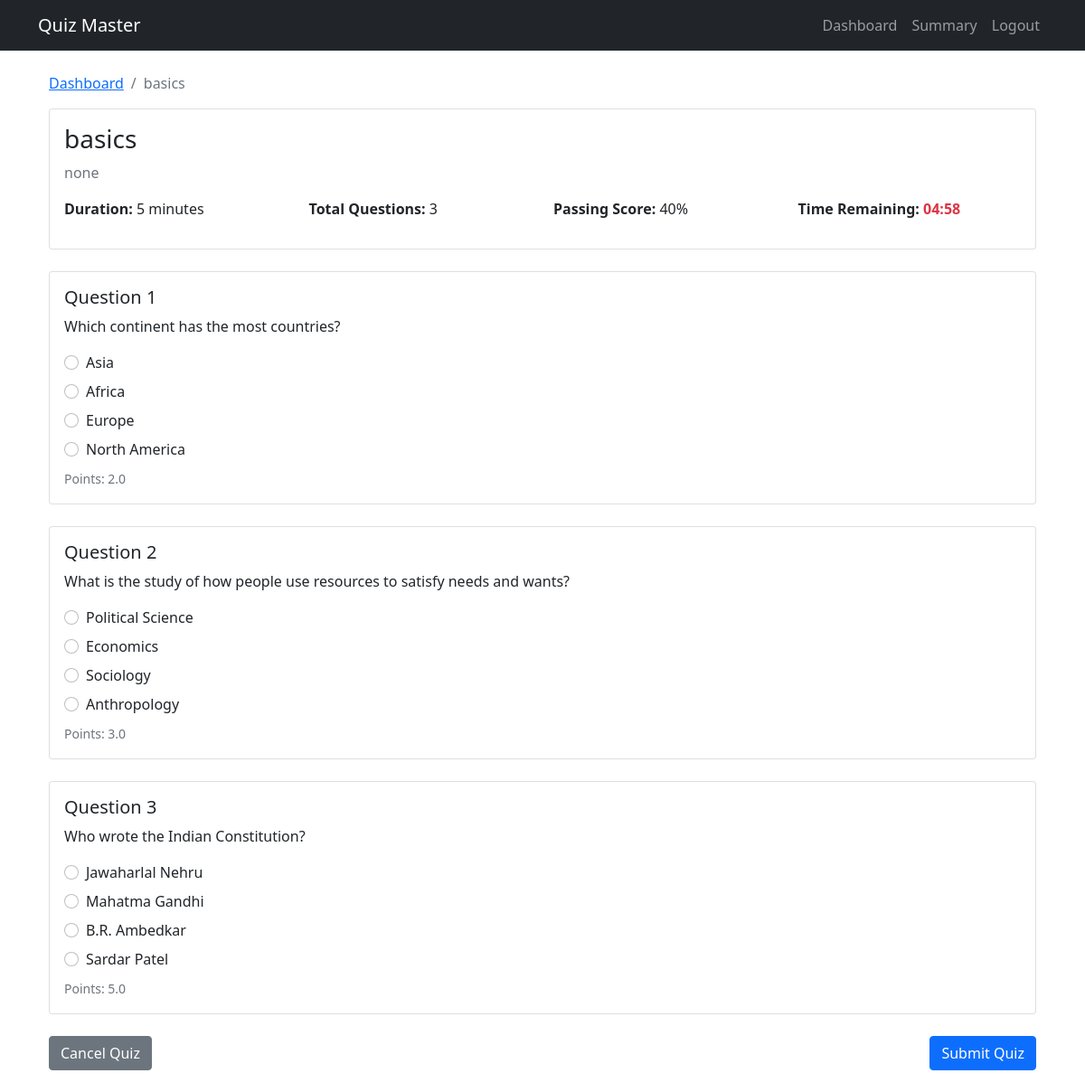
The app's page /quizzes/1 (signed in) with its own data.
### backend/models.py (models this page shows)
class Quiz(db.Model):
    __tablename__ = 'quizzes'
    id = db.Column(db.Integer, primary_key=True)
    chapter_id = db.Column(db.Integer, db.ForeignKey('chapters.id'), nullable=False)
    title = db.Column(db.String(200), nullable=False)
    remarks = db.Column(db.String)
    duration_minutes = db.Column(db.Integer, nullable=False, default=30)
    passing_percentage = db.Column(db.Integer, nullable=False, default=60)
    is_active = db.Column(db.Boolean, default=True)
    chapter = relationship('Chapter', back_populates='quizzes')
    questions = relationship('Question', back_populates='quiz', cascade='all, delete-orphan')
    scores = relationship('Score', back_populates='quiz', cascade='all, delete-orphan')

class Question(db.Model):
    __tablename__ = 'questions'
    id = db.Column(db.Integer, primary_key=True)
    quiz_id = db.Column(db.Integer, db.ForeignKey('quizzes.id'), nullable=False)
    question_statement = db.Column(db.Text, nullable=False)
    option1 = db.Column(db.Text, nullable=False)
    option2 = db.Column(db.Text, nullable=False)
    option3 = db.Column(db.Text, nullable=False)
    option4 = db.Column(db.Text, nullable=False)
    correct_option = db.Column(db.Integer, nullable=False)
    points = db.Column(db.Float, default=1.0)
    quiz = relationship('Quiz', back_populates='questions')

### backend/controllers.py (the view)
@app.route('/quizzes/<int:quiz_id>')
def take_quiz(quiz_id):
    if 'user_id' not in session:
        return redirect(url_for('login'))
    quiz = Quiz.query.get_or_404(quiz_id)
    return render_template('quiz/take_quiz.html', quiz=quiz)

### templates/quiz/take_quiz.html (shortened to what this page needs)
{% extends "base.html" %}
{% block content %}
<div class="container">
    <nav aria-label="breadcrumb">
        <ol class="breadcrumb">
            <li class="breadcrumb-item"><a href="{{ url_for('dashboard', username=session.get('username')) }}">Dashboard</a></li>
            <li class="breadcrumb-item active">{{ quiz.title }}</li>
        </ol>
    </nav>
    <div class="row mb-4">
        <div class="col-md-12">
            <div class="card">
                <div class="card-body">
                    <h3 class="card-title">{{ quiz.title }}</h3>
                    <p class="text-muted">{{ quiz.remarks or 'No additional instructions.' }}</p>
                    <div class="row mt-3">
                        <div class="col-md-3">
                            <p><strong>Duration:</strong> {{ quiz.duration_minutes }} minutes</p>
                        </div>
                        <div class="col-md-3">
                            <p><strong>Total Questions:</strong> {{ quiz.questions|length }}</p>
                        </div>
                        <div class="col-md-3">
                            <p><strong>Passing Score:</strong> {{ quiz.passing_percentage }}%</p>
                        </div>
                        <div class="col-md-3">
                            <p><strong>Time Remaining:</strong> <span id="timer" class="text-danger fw-bold"></span></p>
                        </div>
                    </div>
                </div>
            </div>
        </div>
    </div>
    <form method="POST" action="{{ url_for('submit_quiz', quiz_id=quiz.id) }}" id="quiz-form">
        {% for question in quiz.questions %}
            <div class="card mb-4">
                <div class="card-body">
                    <h5 class="card-title">Question {{ loop.index }}</h5>
                    <p class="card-text">{{ question.question_statement }}</p>
                    <div class="options-list mt-3">
                        <div class="form-check mb-2">
                            <input class="form-check-input" type="radio" name="question_{{ question.id }}"
                                   id="q{{ question.id }}_opt1" value="1" required>
                            <label class="form-check-label" for="q{{ question.id }}_opt1">
                                {{ question.option1 }}
                            </label>
                        </div>
                        <div class="form-check mb-2">
                            <input class="form-check-input" type="radio" name="question_{{ question.id }}"
                                   id="q{{ question.id }}_opt2" value="2" required>
                            <label class="form-check-label" for="q{{ question.id }}_opt2">
                                {{ question.option2 }}
                            </label>
                        </div>
                        <div class="form-check mb-2">
                            <input class="form-check-input" type="radio" name="question_{{ question.id }}"
                                   id="q{{ question.id }}_opt3" value="3" required>
                            <label class="form-check-label" for="q{{ question.id }}_opt3">
                                {{ question.option3 }}
                            </label>
                        </div>
                        <div class="form-check mb-2">
                            <input class="form-check-input" type="radio" name="question_{{ question.id }}"
                                   id="q{{ question.id }}_opt4" value="4" required>
                            <label class="form-check-label" for="q{{ question.id }}_opt4">
                                {{ question.option4 }}
                            </label>
                        </div>
                    </div>
                    <div class="text-muted mt-2">
                        <small>Points: {{ question.points }}</small>
                    </div>
                </div>
            </div>
        {% endfor %}
        <div class="d-flex justify-content-between mb-4">
            <a href="{{ url_for('dashboard', username=session.get('username')) }}" class="btn btn-secondary">Cancel Quiz</a>
            <button type="submit" class="btn btn-primary">Submit Quiz</button>
        </div>
    </form>
</div>
{% endblock %}

### records on screen
Quiz: title "basics", remarks "none", duration_minutes "5", passing_percentage "40"
Question: question_statement "Which continent has the most countries?", option1 "Asia", option2 "Africa", option3 "Europe", option4 "North America", points "2.0"
Question: question_statement "What is the study of how people use resources to satisfy needs and wants?", option1 "Political Science", option2 "Economics", option3 "Sociology", option4 "Anthropology", points "3.0"
Question: question_statement "Who wrote the Indian Constitution?", option1 "Jawaharlal Nehru", option2 "Mahatma Gandhi", option3 "B.R. Ambedkar", option4 "Sardar Patel", points "5.0"

### other values on screen
{{ quiz.questions|length }} "3"
